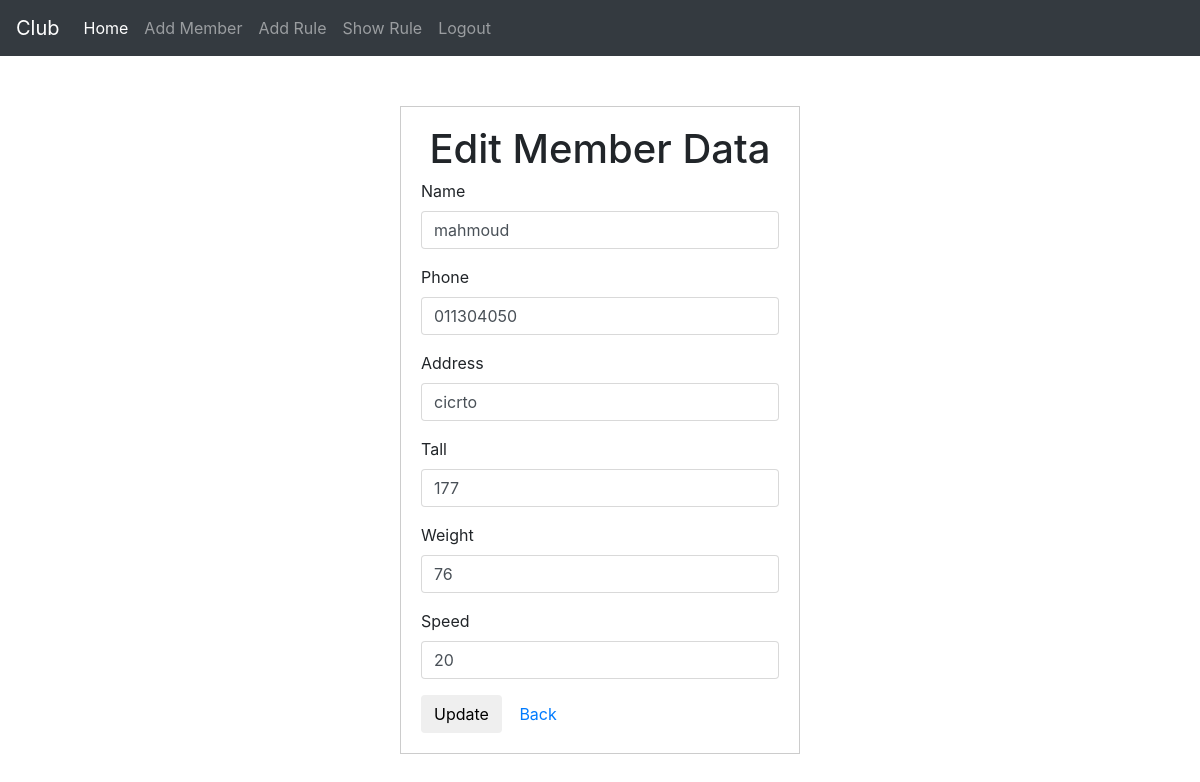
Screenshot of /edit.php?userid=5 (signed in) with the database file from the repository.
### tables this page shows
CREATE TABLE `members` (
  `tall` int(11) NOT NULL,
  `weight` int(11) NOT NULL,
  `speed` int(11) NOT NULL,
  `memberid` int(11) NOT NULL
);

CREATE TABLE `user_info` (
  `userid` int(11) NOT NULL,
  `username` varchar(30) NOT NULL,
  `password` varchar(40) NOT NULL,
  `phone` varchar(40) NOT NULL,
  `address` varchar(50) NOT NULL,
  `GroupID` int(11) NOT NULL DEFAULT '0'
);

### edit.php (the view, shortened to what this page needs)
<?php
if (isset($_SESSION['admin_login'])) {
    include 'init.php';
    $do = isset($_GET['do'])?$_GET['do'] : '';
if($do == ''){
   if (isset($_GET['userid'])&& is_numeric($_GET['userid'])) {
         $userid=$_GET['userid'];
          $stmt=$con->prepare("SELECT user_info.*, members.* FROM user_info
         join members on members.memberid=user_info.userid where userid=?");
       $stmt->execute(array($userid));
       $users=$stmt->fetch();
	?>
<div class="widget_form">
  <h1 class="text-center ">Edit Member Data</h1>
  <form action="<?php echo $_SERVER['PHP_SELF']; ?>?do=update" method="POST">
    <div class="form-group">
      <label for="name">Name</label>
      <input type="text" name="username" class="form-control" id="name" value="<?php echo $users['username']?>" />
    </div>
    <div class="form-group">
      <label for="phone">Phone</label>
      <input type="text" name="phone" class="form-control" id="phone" value="<?php echo $users['phone']?>" />
    </div>
    <div class="form-group">
      <label for="address">Address</label>
      <input type="text" name="address" class="form-control" id="address" value="<?php echo $users['address']?>" />
    </div>
    <div class="form-group">
      <label for="tall">Tall</label>
      <input type="text" name="tall" class="form-control" id="tall" value="<?php echo $users['tall']?>" />
    </div>
    <div class="form-group">
      <label for="weight">Weight</label>
      <input type="text" name="weight" class="form-control" id="weight" value="<?php echo $users['weight']?>" />
    </div>
    <div class="form-group">
      <label for="speed">Speed</label>
      <input type="text" name="speed" class="form-control" id="speed" value="<?php echo $users['speed']?>" />
    </div>
    <input type="submit" class="btn btn-default" name="update" value="Update">
    <a href="index.php" class="btn btn-default" >Back</a>
  </form>
</div>
<?php
}
}
  include  'footer.php';
}else{
        header('Location:login.php');
        exit();
    }

### style/css/style.css (style rules this page uses)
.widget_form , .show-rule { width: 400px; margin: 50px auto ; padding: 20px; border: 1px solid #CCC }

### rows the page displays
members: username "mahmoud", phone "011304050", address "cicrto", tall "177", weight "76", speed "20"
